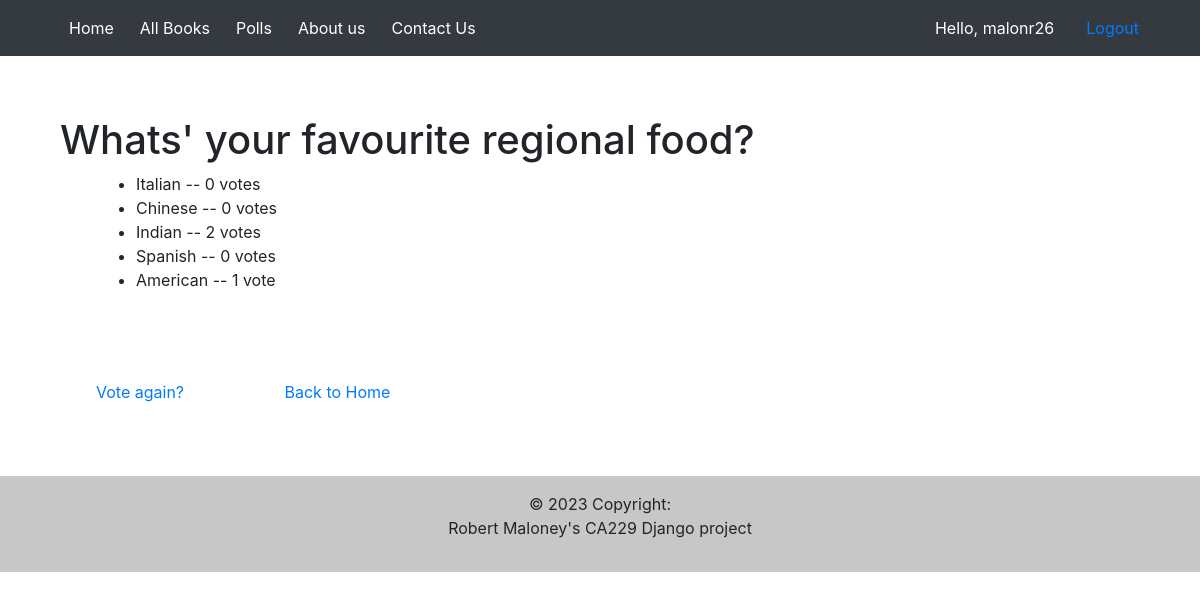
The page /quiz/4/results/ (signed in) on the database its author committed.
### quiz/models.py (models this page shows, shortened)
class Question(models.Model):
    question_text = models.CharField(max_length=200)
    pub_date = models.DateTimeField('date published')

class Choice(models.Model):
    question = models.ForeignKey(Question, on_delete=models.CASCADE)
    choice_text = models.CharField(max_length=200)
    votes = models.IntegerField(default=0)

### quiz/views.py (the view)
# urls.py: path('<int:pk>/results/', views.ResultsView.as_view(), name='results'),
class ResultsView(generic.DetailView):
    model = Question
    template_name = 'quiz/results.html'

### quiz/templates/quiz/results.html (shortened to what this page needs)
{% extends 'base.html' %}
{% load static %}
{% block content %}
<h1 style="margin-top: 5%; margin-left: 5%;">{{ question.question_text }}</h1>
<ul style="margin-left: 8% ;">
{% for choice in question.choice_set.all %}
    <li>{{ choice.choice_text }} -- {{ choice.votes }} vote{{ choice.votes|pluralize }}</li>
{% endfor %}
</ul>
<br><br><br>
<a href="{% url 'quiz:detail' question.id %}" style="margin-left: 8% ;">Vote again?</a>
<a href="{% url 'quiz:quiz_index' %}" style="margin-left: 8% ;"> Back to Home</a>
<br><br><br>
{% endblock %}

### bookstoreapp/templates/base.html (shortened to what this page needs)
<html>
<head>
    <link rel="stylesheet" href="https://cdn.jsdelivr.net/npm/bootstrap@4.4.1/dist/css/bootstrap.min.css">
</head>
<body>
    <nav class="navbar navbar-expand-lg navbar-dark bg-dark" style="margin-bottom: 20px;">
        <div class="container">
            <div class="collapse navbar-collapse" id="navbarSupportedContent">
                <ul class="navbar-nav mr-auto">
                    <li class="nav-item active">
                        <a class="nav-link" href="{% url 'index' %}">Home</a>
                    </li>
                    <li class="nav-item active">
                        <a class="nav-link" href="{% url 'allbooks' %}">All Books</a>
                    </li>
                    <li class="nav-item active">
                        <a class="nav-link" href="{% url 'quiz:quiz_index' %}">Polls</a>
                    </li>
                    <li class="nav-item active">
                        <a class="nav-link" href="/pages/1/">About us</a>
                    </li>
                    <li class="nav-item active">
                        <a class="nav-link" href="{% url 'index' %}contact">Contact Us</a>
                    </li>
            </div>
            <span id="hello-msg" class="nav-link">Hello, {{request.user}} </span>
            <span id="hello-msg" class="nav-link"><a href="{% url 'logout' %}">Logout </a></span>
    </nav> {% block content %} {% endblock %} <script src="https://code.jquery.com/jquery-3.2.1.slim.min.js"></script>
    <br>
    <footer class="bg-light text-center text-lg-start" style="width: 100%;">
        <div class="text-center p-3" style="background-color: rgba(0, 0, 0, 0.2);"> © 2023 Copyright: <p>Robert Maloney's CA229 Django project</p>
        </div>
    </footer>
</body>
</html>

### bookstoreapp/templates/base.html (style rules this page uses)
#hello-msg { color: white; }
.navbar-nav>li+li { margin-left: 10px; }

### rows shown on the page
Question: question_text "Whats' your favourite regional food?"
Choice: choice_text "Italian", votes "0"
Choice: choice_text "Chinese", votes "0"
Choice: choice_text "Indian", votes "2"
Choice: choice_text "Spanish", votes "0"
Choice: choice_text "American", votes "1"

### other values the page prints
{{ request.user }} "malonr26"
